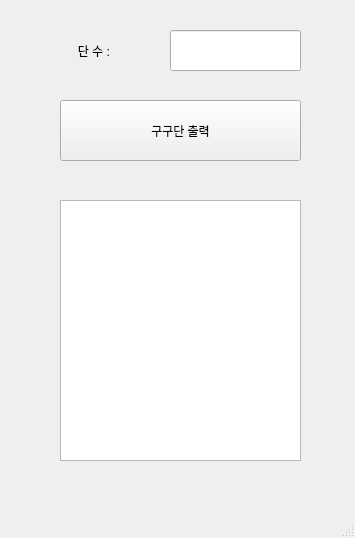
<?xml version="1.0" encoding="UTF-8"?>
<ui version="4.0">
 <class>MainWindow</class>
 <widget class="QMainWindow" name="MainWindow">
  <property name="geometry">
   <rect>
    <x>0</x>
    <y>0</y>
    <width>355</width>
    <height>538</height>
   </rect>
  </property>
  <property name="windowTitle">
   <string>MainWindow</string>
  </property>
  <widget class="QWidget" name="centralwidget">
   <widget class="QLineEdit" name="qle">
    <property name="geometry">
     <rect>
      <x>170</x>
      <y>30</y>
      <width>131</width>
      <height>41</height>
     </rect>
    </property>
   </widget>
   <widget class="QLabel" name="label">
    <property name="geometry">
     <rect>
      <x>50</x>
      <y>30</y>
      <width>91</width>
      <height>41</height>
     </rect>
    </property>
    <property name="text">
     <string>단 수 : </string>
    </property>
    <property name="alignment">
     <set>Qt::AlignCenter</set>
    </property>
   </widget>
   <widget class="QPushButton" name="pb">
    <property name="geometry">
     <rect>
      <x>60</x>
      <y>100</y>
      <width>241</width>
      <height>61</height>
     </rect>
    </property>
    <property name="text">
     <string>구구단 출력</string>
    </property>
   </widget>
   <widget class="QPlainTextEdit" name="pte">
    <property name="geometry">
     <rect>
      <x>60</x>
      <y>200</y>
      <width>241</width>
      <height>261</height>
     </rect>
    </property>
   </widget>
  </widget>
  <widget class="QMenuBar" name="menubar">
   <property name="geometry">
    <rect>
     <x>0</x>
     <y>0</y>
     <width>355</width>
     <height>21</height>
    </rect>
   </property>
  </widget>
  <widget class="QStatusBar" name="statusbar"/>
 </widget>
 <resources/>
 <connections/>
</ui>
